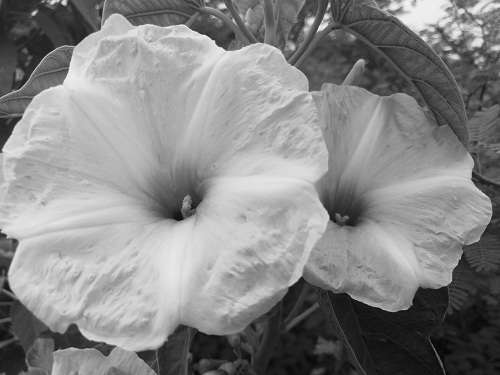
#> input picture Basics/EX2/src/data/image2.jpg, 500 x 375 px
$ python translation.py --image ../../EX2/src/data/image2.jpg
#> lines starting #> are read from the running program, lines starting #| are printed output that depends on the picture
import numpy as np
import argparse
import cv2
from imutils import *


ap = argparse.ArgumentParser()
ap.add_argument("-i", "--image", required = True, help = "TempData/lion.jpg")
args = vars(ap.parse_args())
image = cv2.imread(args["image"])
#> image is the input picture: shape (375, 500, 3); min 0, max 255, mean 134.8
cv2.imshow("OriginalImage", image)
cv2.waitKey(0)
shifted = translate(image, 0, 100)
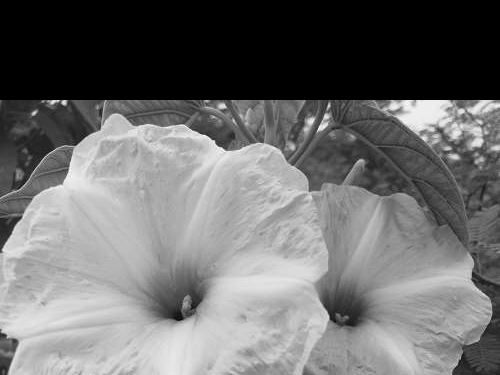
#> shifted: shape (375, 500, 3); min 0, max 255, mean 110
cv2.imshow("Shifted down to Right", shifted)
cv2.waitKey(0)
shifted = translate(image, 100, -200)
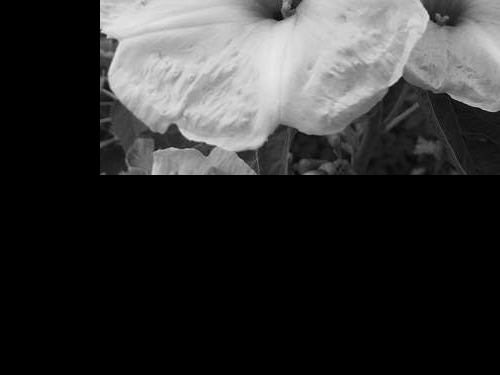
#> shifted: shape (375, 500, 3); min 0, max 233, mean 51
cv2.imshow("Shifted left and above", shifted)
cv2.waitKey(0)

$ run again, on Basics/EX2/src/data/index.jpeg
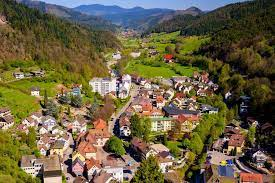
#> input picture Basics/EX2/src/data/index.jpeg, 275 x 183 px
#> image is the input picture: shape (183, 275, 3); mean B, G, R 67.9, 97.4, 107.2
#> `shifted = translate(image, 0, 100)`:
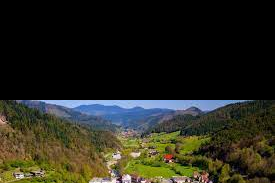
#> shifted: shape (183, 275, 3); mean B, G, R 28.8, 39.7, 39.8
